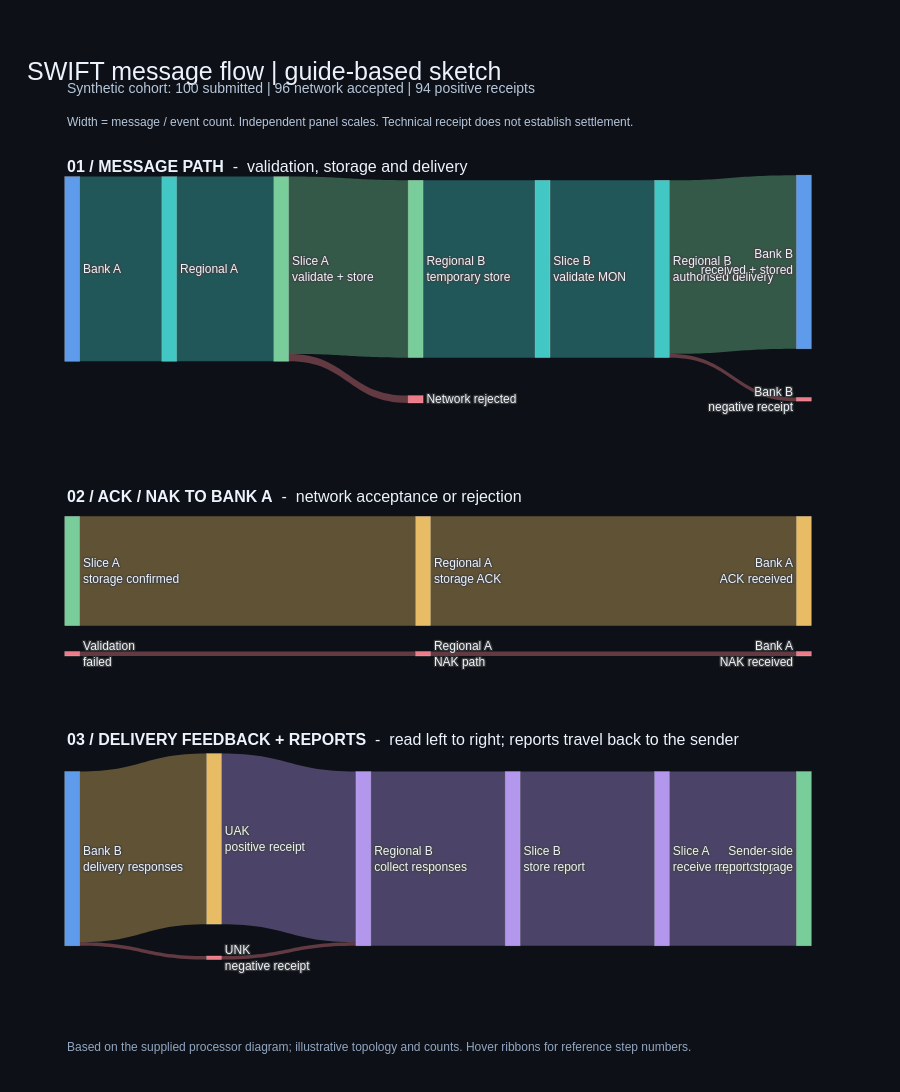

The code cell stored with this chart in its notebook:
### Code cell
def sankey_trace(name, nodes, links, domain_y):
    # Omit zero-width paths and unused nodes when the scenario is edited.
    links = [link for link in links if link[2] > 0]
    active = {endpoint for link in links for endpoint in link[:2]}
    nodes = [node for node in nodes if node[0] in active]
    index = {node[0]: i for i, node in enumerate(nodes)}
    return go.Sankey(
        name=name, arrangement="fixed", domain=dict(x=[.025, .97], y=domain_y),
        node=dict(
            label=[n[1] for n in nodes], color=[COLORS[n[2]] for n in nodes],
            x=[n[3] for n in nodes], y=[n[4] for n in nodes],
            customdata=[n[5] for n in nodes], pad=24, thickness=15,
            line=dict(color="rgba(255,255,255,.3)", width=.6),
            hovertemplate="<b>%{label}</b><br>%{customdata}<extra></extra>",
        ),
        link=dict(
            source=[index[e[0]] for e in links], target=[index[e[1]] for e in links],
            value=[e[2] for e in links], color=[rgba(COLORS[e[3]]) for e in links],
            customdata=[e[4] for e in links],
            hovertemplate="<b>%{customdata}</b><br>%{value:,.0f} synthetic messages / events<extra></extra>",
        ),
        textfont=dict(size=12, color="#edf3fc"),
    )

fig = go.Figure([
    sankey_trace("Message path", message_nodes, message_links, [.69, .96]),
    sankey_trace("Sender acknowledgement", ack_nodes, ack_links, [.40, .56]),
    sankey_trace("Delivery feedback and reports", report_nodes, report_links, [.04, .27]),
])
fig.update_layout(
    title=dict(text="SWIFT message flow | guide-based sketch", x=.03, font=dict(size=25)),
    template="plotly_dark", paper_bgcolor="#0d1117", plot_bgcolor="#0d1117",
    font=dict(family="Arial, sans-serif", size=12, color="#edf3fc"),
    height=1280, autosize=True, margin=dict(l=45, r=65, t=160, b=70),
    annotations=[
        dict(x=.025, y=1.095, xref="paper", yref="paper", xanchor="left", showarrow=False,
             text=f"Synthetic cohort: {submitted} submitted | {network_accepted} network accepted | {receiver_accepted} positive receipts", font=dict(size=14, color="#b7c6db")),
        dict(x=.025, y=1.055, xref="paper", yref="paper", xanchor="left", showarrow=False,
             text="Width = message / event count. Independent panel scales. Technical receipt does not establish settlement.", font=dict(size=12, color="#b7c6db")),
        dict(x=.025, y=1.005, xref="paper", yref="paper", xanchor="left", showarrow=False,
             text="<b>01 / MESSAGE PATH</b>  -  validation, storage and delivery", font=dict(size=16)),
        dict(x=.025, y=.61, xref="paper", yref="paper", xanchor="left", showarrow=False,
             text="<b>02 / ACK / NAK TO BANK A</b>  -  network acceptance or rejection", font=dict(size=16)),
        dict(x=.025, y=.315, xref="paper", yref="paper", xanchor="left", showarrow=False,
             text="<b>03 / DELIVERY FEEDBACK + REPORTS</b>  -  read left to right; reports travel back to the sender", font=dict(size=16)),
        dict(x=.025, y=-.04, xref="paper", yref="paper", xanchor="left", showarrow=False,
             text="Based on the supplied processor diagram; illustrative topology and counts. Hover ribbons for reference step numbers.", font=dict(size=12, color="#93a6c0")),
    ],
)
fig.show(renderer="plotly_mimetype")

### Figure 1 — Plotly figure (JSON) as saved in the notebook; plotly's stock layout.template omitted (floating-point values rounded to 4 significant figures)
{"data": [{"arrangement": "fixed", "domain": {"x": [0.025, 0.97], "y": [0.69, 0.96]}, "link": {"color": ["rgba(67,199,196,0.38)", "rgba(67,199,196,0.38)", "rgba(238,124,136,0.38)", "rgba(120,205,154,0.38)", "rgba(67,199,196,0.38)", "rgba(67,199,196,0.38)", "rgba(120,205,154,0.38)", "rgba(238,124,136,0.38)"], "customdata": ["1 - Send message", "2 - Send to Slice Processor A", "Technical validation failed; stop this attempt", "3, 6-7 - Stored, transmitted and temporarily stored", "8-9 - Send to Slice B / validate MON", "10 - Authorise Regional B to deliver", "11-12 - Successful receipt and storage", "11 - Negative receiving-interface acknowledgement"], "hovertemplate": "<b>%{customdata}</b><br>%{value:,.0f} synthetic messages / events<extra></extra>", "source": [0, 1, 2, 2, 4, 5, 6, 6], "target": [1, 2, 3, 4, 5, 6, 7, 8], "value": [100, 100, 4, 96, 96, 96, 94, 2]}, "name": "Message path", "node": {"color": ["#5e9bea", "#43c7c4", "#78cd9a", "#ee7c88", "#78cd9a", "#43c7c4", "#43c7c4", "#5e9bea", "#ee7c88"], "customdata": ["Starting cohort of payment instructions; no claim of settlement.", "Step 1: receives Bank A's instruction.", "Steps 2-3: technical validation; accepted messages are stored.", "Sender-side validation failure. NAK shown separately in panel 2.", "Steps 6-7: cross-region transmission and temporary storage.", "Steps 8-9: source diagram's MON validation; not assumed to be sanctions screening.", "Step 10: authorised to send to Bank B.", "Steps 11-12: successful technical receipt and bank storage, not beneficiary credit.", "Step 11 attempt receives UNK; no successful storage asserted. Retries omitted."], "hovertemplate": "<b>%{label}</b><br>%{customdata}<extra></extra>", "label": ["Bank A", "Regional A", "Slice A<br>validate + store", "Network rejected", "Regional B<br>temporary store", "Slice B<br>validate MON", "Regional B<br>authorised delivery", "Bank B<br>received + stored", "Bank B<br>negative receipt"], "line": {"color": "rgba(255,255,255,.3)", "width": 0.6}, "pad": 24, "thickness": 15, "x": [0.01, 0.14, 0.29, 0.47, 0.47, 0.64, 0.8, 0.99, 0.99], "y": [0.32, 0.32, 0.32, 0.88, 0.32, 0.32, 0.32, 0.29, 0.88]}, "textfont": {"color": "#edf3fc", "size": 12}, "type": "sankey"}, {"arrangement": "fixed", "domain": {"x": [0.025, 0.97], "y": [0.4, 0.56]}, "link": {"color": ["rgba(231,188,101,0.38)", "rgba(231,188,101,0.38)", "rgba(238,124,136,0.38)", "rgba(238,124,136,0.38)"], "customdata": ["4 - Confirm stored message", "5 - Send ACK to Bank A", "Return validation failure", "5 - Send NAK to Bank A"], "hovertemplate": "<b>%{customdata}</b><br>%{value:,.0f} synthetic messages / events<extra></extra>", "source": [0, 1, 3, 4], "target": [1, 2, 4, 5], "value": [96, 96, 4, 4]}, "name": "Sender acknowledgement", "node": {"color": ["#78cd9a", "#e7bc65", "#e7bc65", "#ee7c88", "#ee7c88", "#ee7c88"], "customdata": ["Step 3: accepted messages have been stored.", "Step 4: receives storage confirmation.", "Step 5: network acceptance, not payment completion.", "Synthetic technical rejection outcome.", "Rejection response returned through the sender-side interface.", "Step 5: message rejected; correction/retry is outside this sketch."], "hovertemplate": "<b>%{label}</b><br>%{customdata}<extra></extra>", "label": ["Slice A<br>storage confirmed", "Regional A<br>storage ACK", "Bank A<br>ACK received", "Validation<br>failed", "Regional A<br>NAK path", "Bank A<br>NAK received"], "line": {"color": "rgba(255,255,255,.3)", "width": 0.6}, "pad": 24, "thickness": 15, "x": [0.01, 0.48, 0.99, 0.01, 0.48, 0.99], "y": [0.23, 0.23, 0.23, 0.83, 0.83, 0.83]}, "textfont": {"color": "#edf3fc", "size": 12}, "type": "sankey"}, {"arrangement": "fixed", "domain": {"x": [0.025, 0.97], "y": [0.04, 0.27]}, "link": {"color": ["rgba(231,188,101,0.38)", "rgba(238,124,136,0.38)", "rgba(178,151,236,0.38)", "rgba(238,124,136,0.38)", "rgba(178,151,236,0.38)", "rgba(178,151,236,0.38)", "rgba(178,151,236,0.38)"], "customdata": ["13 - Send UAK", "13 - Send UNK", "13 - Positive response received by Regional B", "13 - Negative response received by Regional B", "14-15 - Send and store report", "16 - Send a copy of the report", "17 - Store the report"], "hovertemplate": "<b>%{customdata}</b><br>%{value:,.0f} synthetic messages / events<extra></extra>", "source": [0, 0, 1, 2, 3, 4, 5], "target": [1, 2, 3, 3, 4, 5, 6], "value": [94, 2, 94, 2, 96, 96, 96]}, "name": "Delivery feedback and reports", "node": {"color": ["#5e9bea", "#e7bc65", "#ee7c88", "#b297ec", "#b297ec", "#b297ec", "#78cd9a"], "customdata": ["Responses to the accepted cohort's delivery attempts.", "Step 13: positive user acknowledgement; not beneficiary-credit confirmation.", "Step 13: negative user acknowledgement.", "Steps 13-14: receipt responses and report transmission.", "Step 15: receiving-side report stored (source graphic labels its cylinder Messages).", "Step 16: copy sent back to Slice Processor A.", "Step 17: report stored for this technical delivery outcome."], "hovertemplate": "<b>%{label}</b><br>%{customdata}<extra></extra>", "label": ["Bank B<br>delivery responses", "UAK<br>positive receipt", "UNK<br>negative receipt", "Regional B<br>collect responses", "Slice B<br>store report", "Slice A<br>receive report copy", "Sender-side<br>report storage"], "line": {"color": "rgba(255,255,255,.3)", "width": 0.6}, "pad": 24, "thickness": 15, "x": [0.01, 0.2, 0.2, 0.4, 0.6, 0.8, 0.99], "y": [0.35, 0.25, 0.85, 0.35, 0.35, 0.35, 0.35]}, "textfont": {"color": "#edf3fc", "size": 12}, "type": "sankey"}], "layout": {"annotations": [{"font": {"color": "#b7c6db", "size": 14}, "showarrow": false, "text": "Synthetic cohort: 100 submitted | 96 network accepted | 94 positive receipts", "x": 0.025, "xanchor": "left", "xref": "paper", "y": 1.095, "yref": "paper"}, {"font": {"color": "#b7c6db", "size": 12}, "showarrow": false, "text": "Width = message / event count. Independent panel scales. Technical receipt does not establish settlement.", "x": 0.025, "xanchor": "left", "xref": "paper", "y": 1.055, "yref": "paper"}, {"font": {"size": 16}, "showarrow": false, "text": "<b>01 / MESSAGE PATH</b>  -  validation, storage and delivery", "x": 0.025, "xanchor": "left", "xref": "paper", "y": 1.005, "yref": "paper"}, {"font": {"size": 16}, "showarrow": false, "text": "<b>02 / ACK / NAK TO BANK A</b>  -  network acceptance or rejection", "x": 0.025, "xanchor": "left", "xref": "paper", "y": 0.61, "yref": "paper"}, {"font": {"size": 16}, "showarrow": false, "text": "<b>03 / DELIVERY FEEDBACK + REPORTS</b>  -  read left to right; reports travel back to the sender", "x": 0.025, "xanchor": "left", "xref": "paper", "y": 0.315, "yref": "paper"}, {"font": {"color": "#93a6c0", "size": 12}, "showarrow": false, "text": "Based on the supplied processor diagram; illustrative topology and counts. Hover ribbons for reference step numbers.", "x": 0.025, "xanchor": "left", "xref": "paper", "y": -0.04, "yref": "paper"}], "autosize": true, "font": {"color": "#edf3fc", "family": "Arial, sans-serif", "size": 12}, "height": 1280, "margin": {"b": 70, "l": 45, "r": 65, "t": 160}, "paper_bgcolor": "#0d1117", "plot_bgcolor": "#0d1117", "title": {"font": {"size": 25}, "text": "SWIFT message flow | guide-based sketch", "x": 0.03}}}
